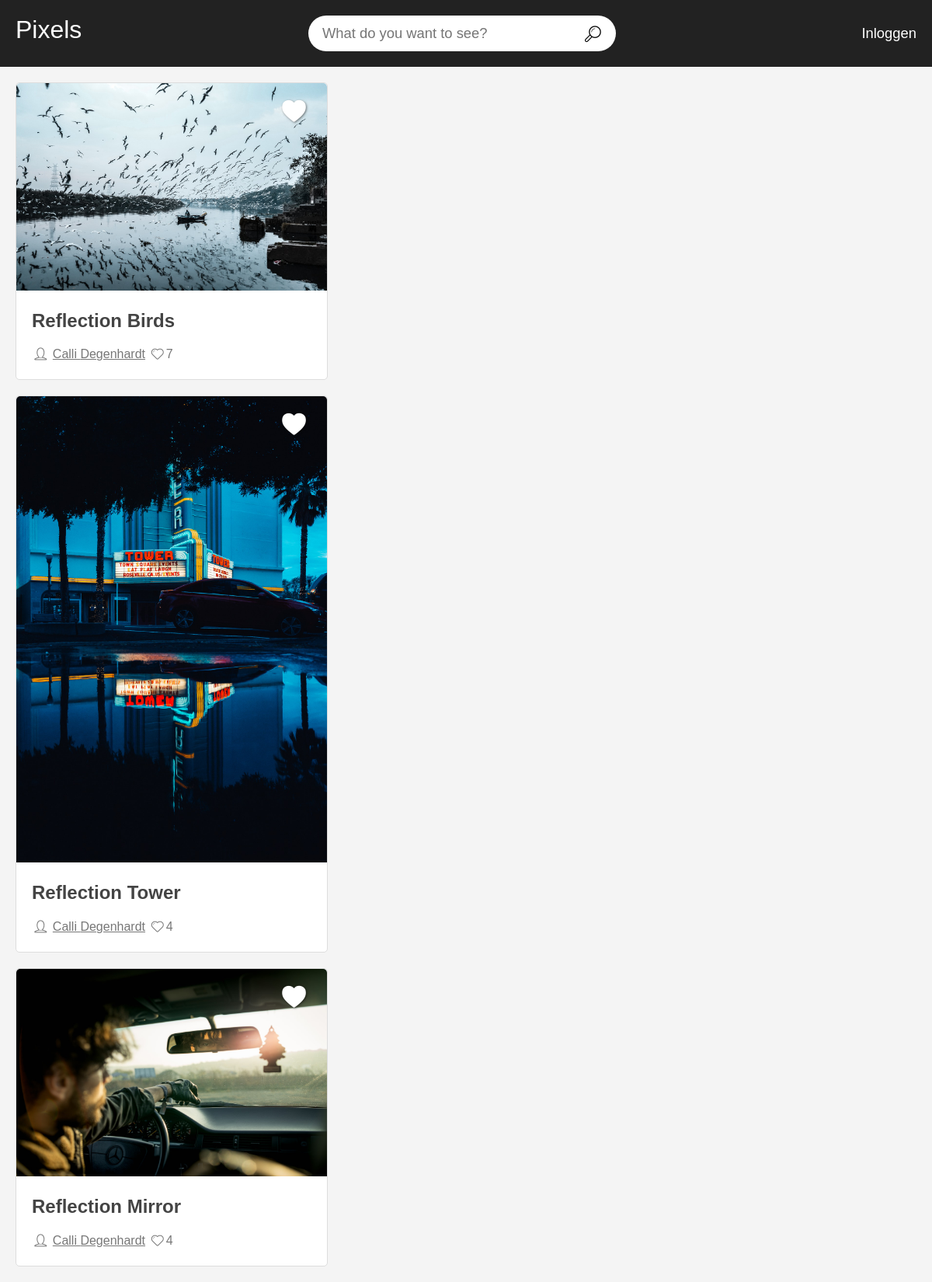
Page /index.php?user_id=5 on the committed database.
### tables this page shows
CREATE TABLE `photo` (
  `photo_id` int(11) unsigned NOT NULL AUTO_INCREMENT,
  `user_id` int(11) DEFAULT NULL,
  `title` varchar(256) DEFAULT NULL,
  `src` varchar(256) DEFAULT NULL,
  `upload_date` datetime DEFAULT NULL,
  PRIMARY KEY (`photo_id`),
  KEY `title` (`title`)
);

CREATE TABLE `user` (
  `user_id` int(11) unsigned NOT NULL AUTO_INCREMENT,
  `firstname` varchar(128) DEFAULT NULL,
  `lastname` varchar(128) DEFAULT NULL,
  `email` varchar(128) DEFAULT NULL,
  `password` varchar(128) DEFAULT NULL,
  `creation_date` datetime DEFAULT NULL,
  PRIMARY KEY (`user_id`)
);

### models/Pixels.php (called while the page is built, shortened)
<?php
class Pixels {
    public static function getPosts($user_id){
        global $db;
        if(isset($user_id)){
            $sql = "SELECT photo.*, user.firstname, user.lastname, user.user_id FROM photo
            inner join user on user.user_id = photo.user_id
            where photo.user_id = :user_id";
        }
        else{
            $sql = "SELECT photo.*, user.firstname, user.lastname, user.user_id FROM photo
            inner join user on user.user_id = photo.user_id";
        }
        $sth = $db->prepare($sql);
        $sth->execute([
            ':user_id' => $user_id,
        ]);
        return $sth->FetchAll();
    }
    public static function getLikes($photo_id){
        global $db;
        $sql= "SELECT count(photo_id) as likes from favorite
        where photo_id = :photo_id";
        $sth = $db->prepare($sql);
        $sth->execute([
            ':photo_id' => $photo_id,
        ]);
        return $sth->FetchObject();
    }
}

### views/post.php (the view)
<div class="card">
<img src="images/<?php echo $post->src ?>" alt="birdseye view" class="card-image">
<div class="card-info">
    <h2 class="card-title"><?php echo $post->title ?></h2>
    <span><i class="demo-icon icon-user"></i> <a href="index.php?user_id=<?php echo $post->user_id ?>"><?php echo $post->firstname . ' '. $post->lastname ?></a></span>
    <span><i class="demo-icon icon-heart"></i><?php echo $likes->likes ?></span>
</div>
<a href="#" class="btn-like"><i class="demo-icon icon-heart-full"></i></a>
</div>

### index.php (shortened to what this page needs)
<?php
    $search_term = '';
?>
<!DOCTYPE html>
<html lang="en">
<head>
    <link rel="stylesheet" href="fontello/css/fontello.css">
    <link rel="stylesheet" href="css/style.css">
</head>
<body>
    <header>
        <?php
            include_once 'views/navigatie.php';
        ?>
    </header>
    <section class="cards">
    <?php
        if(isset($_GET['user_id'])){
            $posts = Pixels::getPosts($_GET['user_id']);
        }
        else {
            $posts = Pixels::getPosts(NULL);
        }
        foreach ($posts as $post) {
            $post = (object) $post;
            if(!$search_term || strpos(strtolower($post->title), strtolower($search_term)) !== false) {
                $likes = Pixels::getLikes($post->photo_id);
                include 'views/post.php';
            }
        }
        ?>
    </section>
</body>
</html>

### css/style.css (style rules this page uses)
body { font-family: 'Gill Sans', 'Gill Sans MT', Calibri, 'Trebuchet MS', sans-serif; color: #444; line-height: 1.5em; margin: 0; padding: 0; background-color: #f4f4f4; }
h1, h2, h3, h4 { margin-top: 0; }
header { padding: 20px; background-color: #222; display: -webkit-box; display: -ms-flexbox; display: flex; -webkit-box-pack: justify; -ms-flex-pack: justify; justify-content: space-between; -webkit-box-align: baseline; -ms-flex-align: baseline; align-items: baseline; margin-bottom: 15px; }
.cards { margin: 20px; }
.cards .card { margin-bottom: 20px; border: solid 1px #ddd; background-color: #fff; position: relative; border-radius: 5px; width: 400px; }
.cards .card img { max-width: 100%; height: auto; border-top-left-radius: 5px; border-top-right-radius: 5px; }
.cards .card .card-info { padding: 20px; }
.cards .card .card-info span, .cards .card .card-info a { color: #777; }
.cards .card .card-title { margin-top: 0; }
.cards .card .btn-like { position: absolute; top: 20px; right: 20px; color: #fff; text-shadow: 1px 1px 3px rgba(0, 0, 0, 0.5); font-size: 2rem; }

### rows in the picture
photo: src (picture), title "Reflection Birds", user.firstname "Calli", user.lastname "Degenhardt", likes "7"
photo: src (picture), title "Reflection Tower", user.firstname "Calli", user.lastname "Degenhardt", likes "4"
photo: src (picture), title "Reflection Mirror", user.firstname "Calli", user.lastname "Degenhardt", likes "4"
